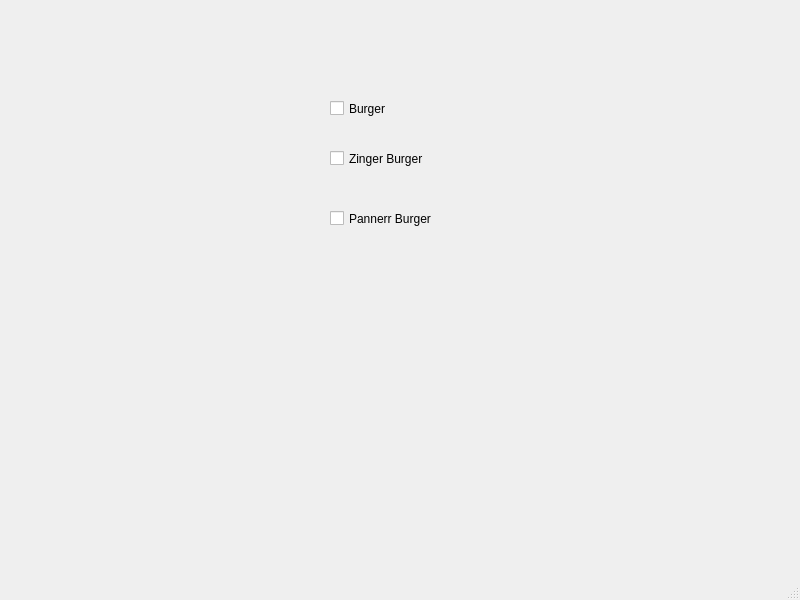
<?xml version="1.0" encoding="UTF-8"?>
<ui version="4.0">
 <class>MainWindow</class>
 <widget class="QMainWindow" name="MainWindow">
  <property name="geometry">
   <rect>
    <x>0</x>
    <y>0</y>
    <width>800</width>
    <height>600</height>
   </rect>
  </property>
  <property name="windowTitle">
   <string>MainWindow</string>
  </property>
  <widget class="QWidget" name="centralwidget">
   <widget class="QCheckBox" name="checkBox">
    <property name="geometry">
     <rect>
      <x>330</x>
      <y>100</y>
      <width>121</width>
      <height>17</height>
     </rect>
    </property>
    <property name="text">
     <string>Burger</string>
    </property>
   </widget>
   <widget class="QCheckBox" name="checkBox_2">
    <property name="geometry">
     <rect>
      <x>330</x>
      <y>150</y>
      <width>121</width>
      <height>17</height>
     </rect>
    </property>
    <property name="text">
     <string>Zinger Burger</string>
    </property>
   </widget>
   <widget class="QCheckBox" name="checkBox_3">
    <property name="geometry">
     <rect>
      <x>330</x>
      <y>210</y>
      <width>161</width>
      <height>17</height>
     </rect>
    </property>
    <property name="text">
     <string>Pannerr Burger</string>
    </property>
   </widget>
  </widget>
  <widget class="QMenuBar" name="menubar">
   <property name="geometry">
    <rect>
     <x>0</x>
     <y>0</y>
     <width>800</width>
     <height>26</height>
    </rect>
   </property>
  </widget>
  <widget class="QStatusBar" name="statusbar"/>
 </widget>
 <resources/>
 <connections/>
</ui>
